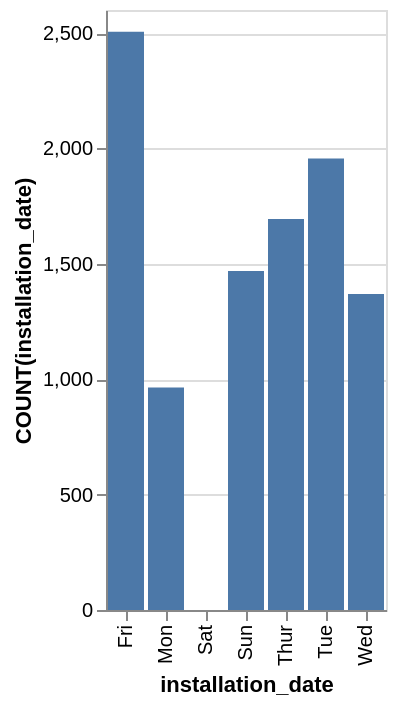

The specification (Vega-Lite) saved for this image:
### Vega-Lite specification from a JSON file in a GitHub repository (floating-point values rounded to 4 significant figures)
{"data": {"values": [{"x_data": "Mon", "y_data": 964}, {"x_data": "Tue", "y_data": 1957}, {"x_data": "Wed", "y_data": 1369}, {"x_data": "Thur", "y_data": 1694}, {"x_data": "Fri", "y_data": 2506}, {"x_data": "Sat", "y_data": 0}, {"x_data": "Sun", "y_data": 1469}]}, "mark": "bar", "encoding": {"x": {"field": "x_data", "type": "nominal", "title": "installation_date", "sort": "ascending"}, "y": {"field": "y_data", "type": "quantitative", "title": "COUNT(installation_date)"}}}
